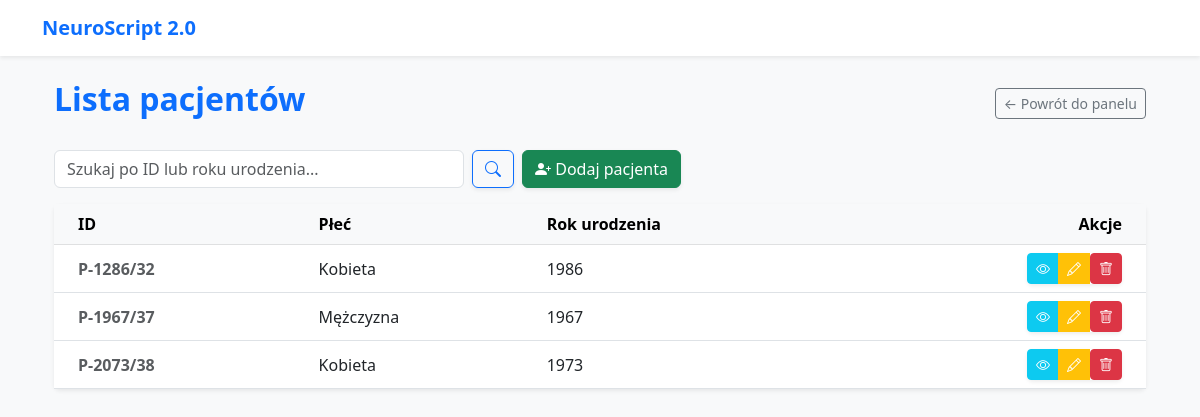
The page /patients/ (signed in) on the database as committed earlier.
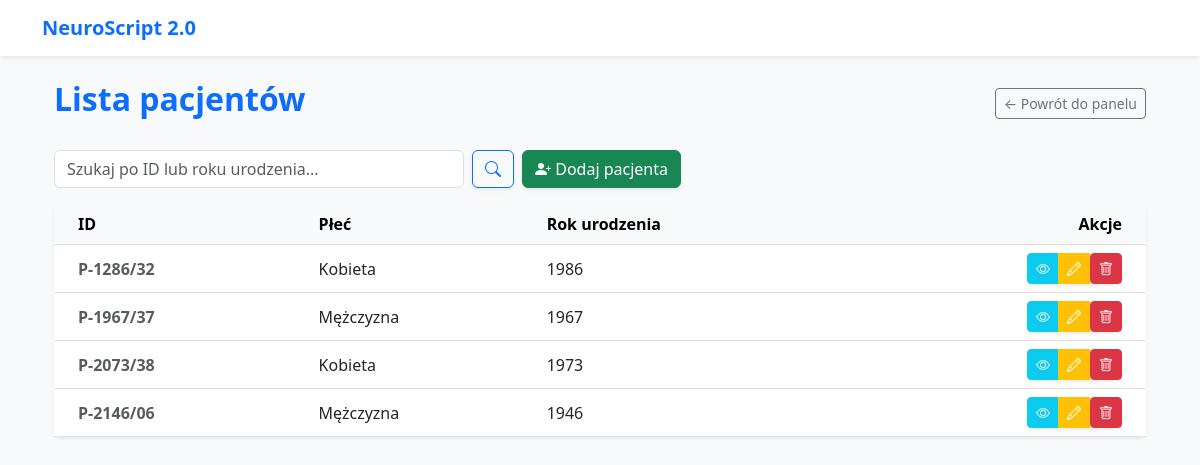
The same page on the database as committed later.
### db_models/models.py (models this page shows, shortened)
class Pacjent(models.Model):
    identyfikator_pacjenta = models.CharField(max_length=100, blank=True)
    rok_urodzenia = models.IntegerField()
    plec = models.CharField(max_length=20)
    lekarz = models.ForeignKey('auth.User', on_delete=models.CASCADE, related_name='pacjenci')

### analysis/views.py (the view, shortened to what this page needs)
# urls.py: path('patients/', views.patient_list, name='patient_list'),
@login_required
def patient_list(request):
    search_query = request.GET.get('search', '').strip()
    patients = Pacjent.objects.filter(lekarz=request.user)
    return render(request, 'analysis/patient_list.html', {
        'patients': patients,
        'search_query': search_query
    })

### templates/analysis/patient_list.html (shortened to what this page needs)
{% extends "base.html" %}
{% block content %}
<div class="container mt-4">
    <div class="d-flex justify-content-between align-items-center mb-4">
        <h2 class="text-primary fw-bold">Lista pacjentów</h2>
        <a href="{% url 'dashboard' %}" class="btn btn-outline-secondary btn-sm">← Powrót do panelu</a>
    </div>
    <div class="row mb-3">
        <div class="col-md-8 col-lg-7">
            <form action="{% url 'patient_list' %}" method="get" class="d-flex">
                <input type="text" name="search" class="form-control me-2" placeholder="Szukaj po ID lub roku urodzenia..." value="{{ search_query }}">
                <button type="submit" class="btn btn-outline-primary shadow-sm">
                    <i class="bi bi-search"></i>
                </button>
                <button type="button" class="btn btn-success ms-2 shadow-sm" id="btnNewPatient" style="white-space: nowrap;">
                    <i class="bi bi-person-plus-fill"></i> Dodaj pacjenta
                </button>
            </form>
        </div>
    </div>
    <div class="card shadow-sm border-0">
        <div class="card-body p-0">
            <table class="table table-hover align-middle mb-0">
                <thead class="table-light">
                    <tr>
                        <th class="ps-4">ID</th>
                        <th>Płeć</th>
                        <th>Rok urodzenia</th>
                        <th class="text-end pe-4">Akcje</th>
                    </tr>
                </thead>
                <tbody>
                    {% for patient in patients %}
                        <tr>
                            <td class="ps-4 fw-bold text-muted">{{ patient.identyfikator_pacjenta }}</td>
                            <td>{{ patient.plec }}</td>
                            <td>{{ patient.rok_urodzenia }}</td>
                            <td class="text-end pe-4">
                                <div class="btn-group shadow-sm" role="group">
                                    <a href="{% url 'historia_badan' %}?search={{ patient.identyfikator_pacjenta }}"
                                    class="btn btn-sm btn-info text-white"
                                    title="Pokaż badania pacjenta">
                                        <i class="bi bi-eye"></i>
                                    </a>
                                    <button
                                        type="button"
                                        class="btn btn-sm btn-warning text-white"
                                        title="Edytuj"
                                        data-bs-toggle="modal"
                                        data-bs-target="#editPatientModal"
                                        data-id="{{ patient.id }}"
                                        data-rok="{{ patient.rok_urodzenia }}"
                                        data-plec="{{ patient.plec }}"
                                    >
                                        <i class="bi bi-pencil"></i>
                                    </button>
                                    <form action="{% url 'patient_delete' patient.id %}" method="post" style="display:inline;" onsubmit="return confirm('Czy na pewno chcesz usunąć?');">
                                        <button type="submit" class="btn btn-sm btn-danger text-white" title="Usuń">
                                            <i class="bi bi-trash"></i>
                                        </button>
                                    </form>
                                </div>
                            </td>
                        </tr>
                    {% endfor %}
                </tbody>
            </table>
        </div>
    </div>
</div>
{% endblock %}

Rows that differ between the two databases and show on the page:
added Pacjent: identyfikator_pacjenta "P-2146/06", plec "Mężczyzna", rok_urodzenia "1946"
